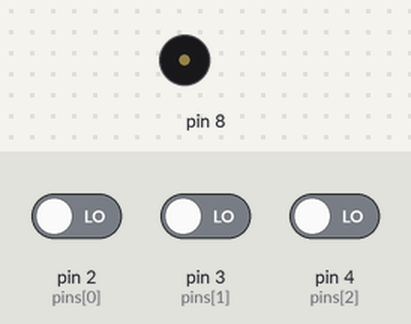
Bench run of a sketch on a simulated Arduino Uno, built with avr-gcc and run on an emulated ATmega328P. Shown: buzzer (waves = sounding). The inputs (shaded band) are chosen by the test bench; at power-on: pin 2 (pins[0]) LOW, pin 3 (pins[1]) LOW, pin 4 (pins[2]) LOW.

Above: at 1.2 s.
1.3 s: pin 2 (pins[0]) driven HIGH
At 1.42 s:
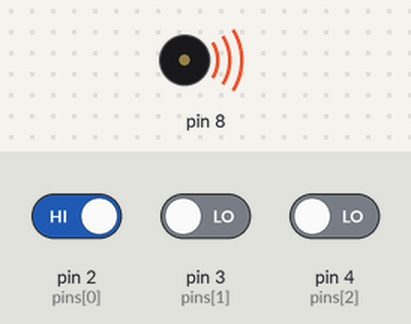
4.3 s: pin 2 (pins[0]) driven LOW
At 4.9 s:
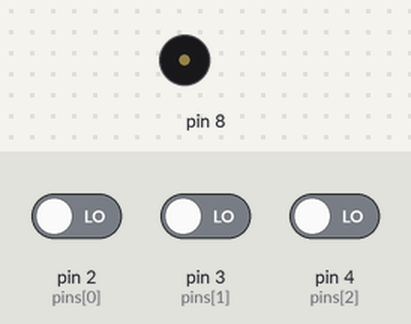
5.8 s: pin 3 (pins[1]) driven HIGH
At 5.92 s:
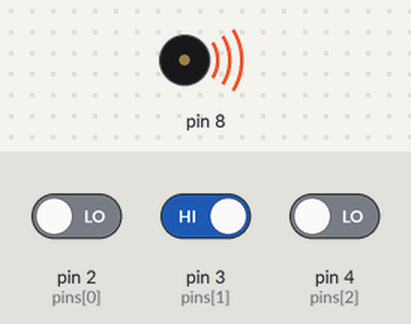
Timing chart, 0 to 14.8 s (numbered marks = the images above; inputs shaded):
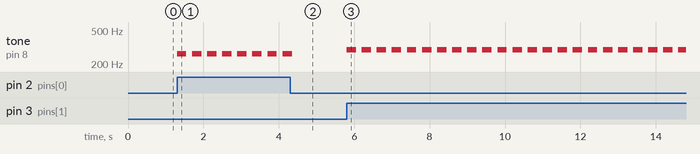

Measured:
- after the input at 1.3 s, tone on pin 8: alternates 262 Hz for 0.25 s and silent for 0.15 s, starting at once
- after the input at 4.3 s, tone on pin 8: goes on until 4.4 s, then stays silent
- after the input at 5.8 s, tone on pin 8: alternates 294 Hz for 0.25 s and silent for 0.15 s, starting at once

The sketch:

Arduino_Maker_06-2.ino
```cpp
int pins[] = {2,3,4};
int melody[] = {262,294,330};


void setup() {
  // put your setup code here, to run once:
  for (int i=0; i<3; i++)
    pinMode(pins[i],INPUT);
}

void loop() {
  // put your main code here, to run repeatedly:
  for (int i=0; i<3; i++)
  {
    if(digitalRead(pins[i])==HIGH)
    {
      tone(8, melody[i], 250);
      delay(400);
      noTone(8);
    }
  }
}
```
